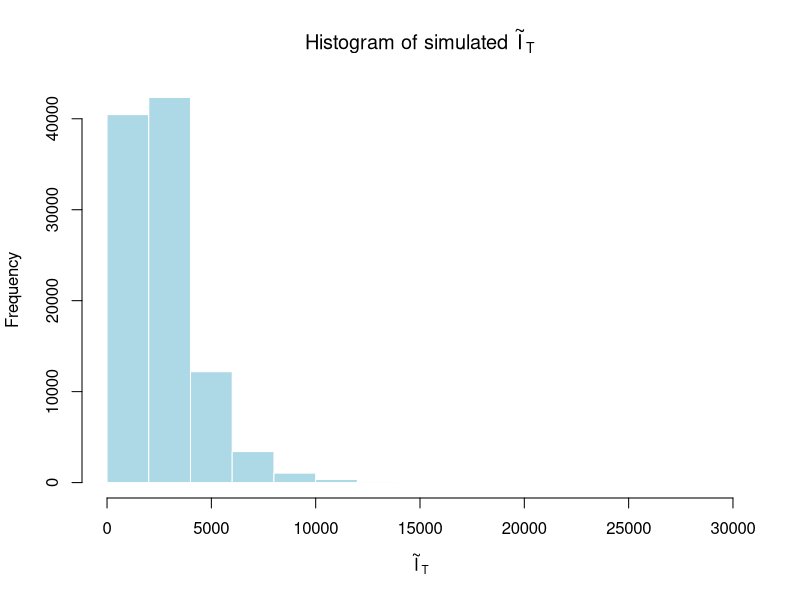
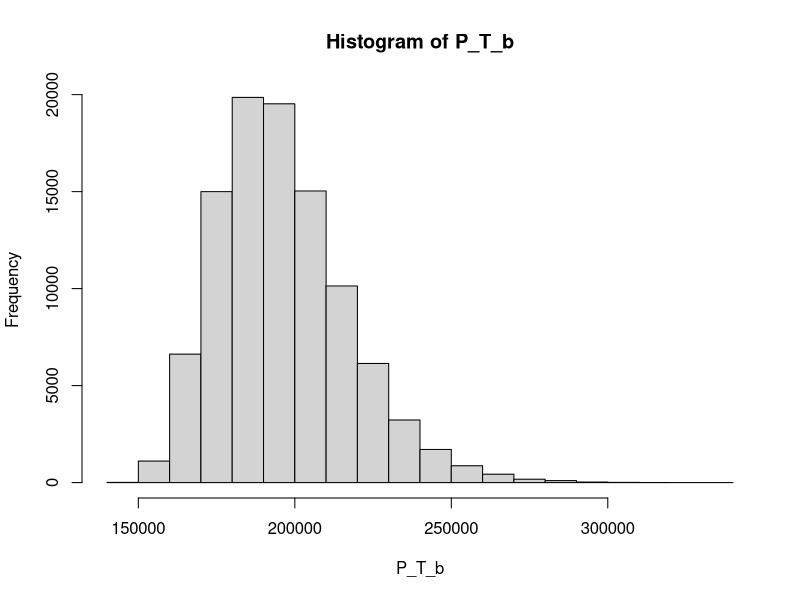
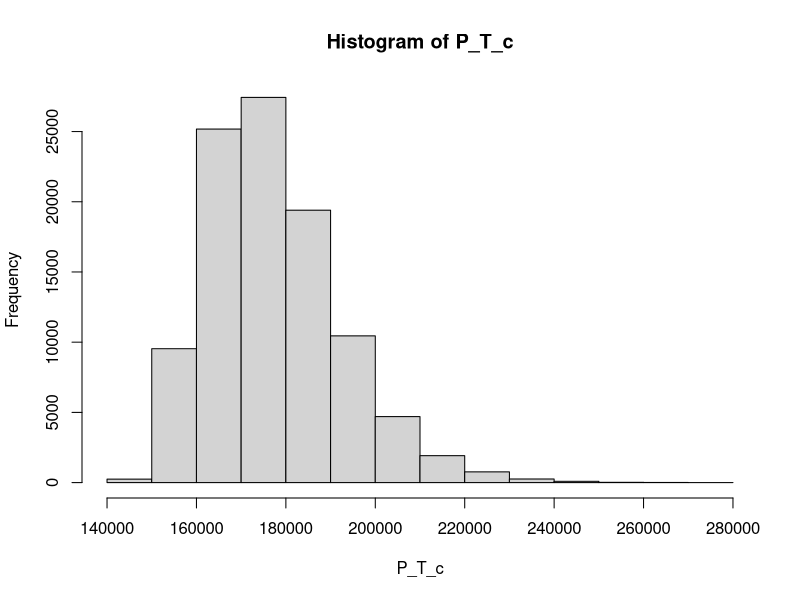

These figures' R source, in order:
pi_0    <- 100000
I_0     <- 1000
mu      <- 0.05
sigma   <- 0.13
r       <- 0.01
g       <- 0.02
alpha   <- 0.30
T       <- 20
dt      <- 1
steps   <- 20
N_paths <- 100000
  
R_p_t <- function(I_t, I_t_minus_1, g, alpha) {
  pmax(g, alpha * ((I_t - I_t_minus_1) / I_t_minus_1))
}

P_t <- function(I_path, pi0, g, alpha) {
  R_p <- R_p_t(
    I_t         = I_path[-1],
    I_t_minus_1 = I_path[-length(I_path)],
    g           = g,
    alpha       = alpha
  )
  
  pi0 * prod(1 + R_p)
}

# a) simulation of I_T
set.seed(13)
I_mat_a <- matrix(NA, nrow = N_paths, ncol = steps + 1)
I_mat_a[, 1] <- I_0

for (t in 1:steps) {
  Z_t <- rnorm(N_paths)
  W_t <- sqrt(dt) * Z_t
  I_mat_a[, t + 1] <- I_mat_a[, t] * exp((mu - 0.5 * sigma^2) * dt +
                                             sigma * W_t)
}

I_T_a <- I_mat_a[, steps + 1]

hist(I_T_a,
     main = expression(paste("Histogram of simulated ", tilde(I)[T])),
     xlab = expression(tilde(I)[T]),
     col = "lightblue",
     border = "white")
# ---
# b)
set.seed(13)
I_mat_b <- matrix(NA, nrow = N_paths, ncol = steps + 1)
I_mat_b[, 1] <- I_0

for (t in 1:steps) {
  Z_t <- rnorm(N_paths)
  W_t <- sqrt(dt) * Z_t
  I_mat_b[, t + 1] <- I_mat_b[, t] * exp((mu - 0.5 * sigma^2) * dt +
                                     sigma * W_t)
}

P_T_b <- apply(I_mat_b, 1, P_t, pi0 = pi_0, g = g, alpha = alpha)
hist(P_T_b)
# ---
# c) 
set.seed(13)
I_mat_c <- matrix(NA, nrow = N_paths, ncol = steps + 1)
I_mat_c[, 1] <- I_0

for (t in 1:steps) {
  Z_t <- rnorm(N_paths)
  W_t <- sqrt(dt) * Z_t
  I_mat_c[, t + 1] <- I_mat_c[, t] * exp((r - 0.5 * sigma^2) * dt +
                                       sigma * W_t)
}

P_T_c <- apply(I_mat_c, 1, P_t, pi0 = pi_0, g = g, alpha = alpha)
hist(P_T_c)
expected_payoff <- mean(P_T_c)        # expected payoff at maturity under Q
V0 <- exp(-r * T) * expected_payoff   # product price at time 0
cat(sprintf("V0      : %.6f\n", V0))
# Comment: 
# The product price differs from the initial investment because the contract
# promises a payoff stream that is richer than risk-free compounding:
# it guarantees 2% annually while pricing discounts at only 1%, and it
# additionally offers upside participation in the index. Therefore, its
# discounted expected payoff exceeds the initial investment.
